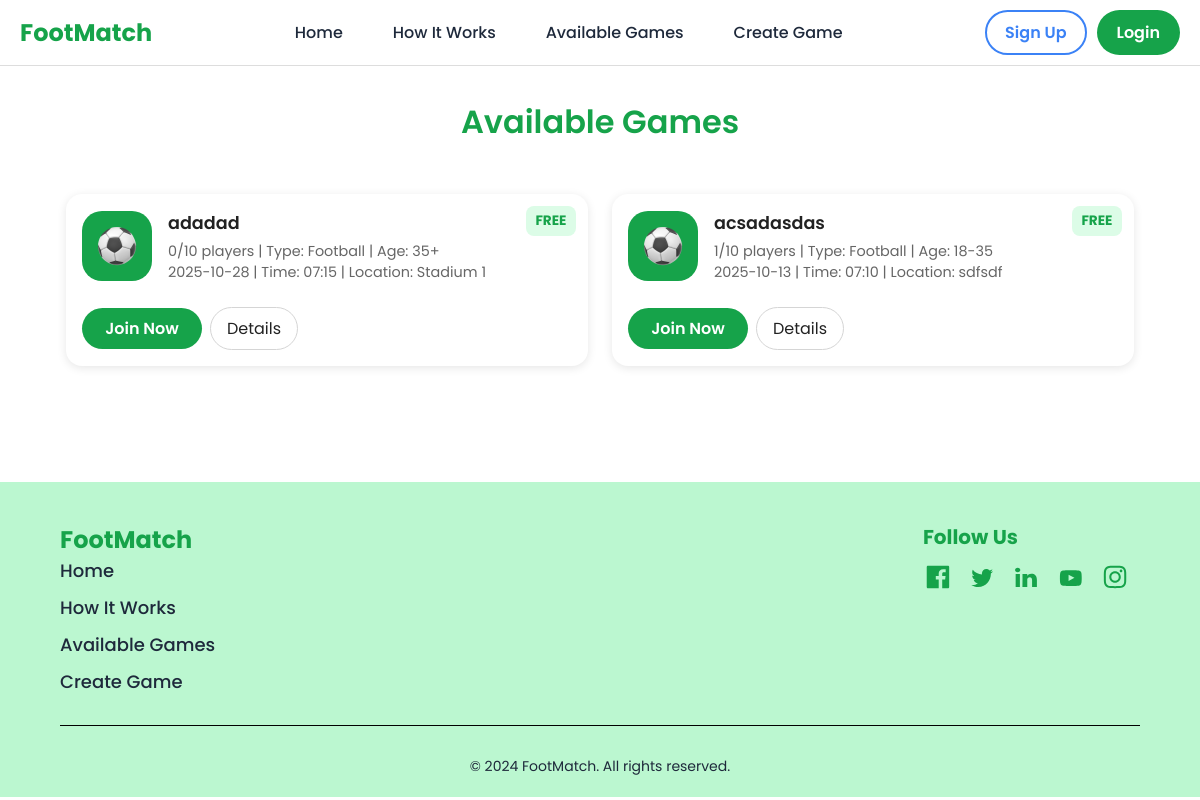
Screenshot of /available-games with the database file from the repository.
### app.py (models this page shows)
class Game(db.Model):
    id = db.Column(db.Integer, primary_key=True)
    game_name = db.Column(db.String(100), nullable=False)
    date = db.Column(db.String(20), nullable=False)
    time = db.Column(db.String(20), nullable=False)
    location = db.Column(db.String(100), nullable=False)
    sports_type = db.Column(db.String(50), nullable=False)
    player_capacity = db.Column(db.Integer, nullable=False)
    price = db.Column(db.Float, nullable=False)
    age = db.Column(db.String(15), nullable=False)
    description = db.Column(db.String(300))
    creator_id = db.Column(db.Integer, db.ForeignKey('user.id'))
    creator = db.relationship('User', backref='games')

### app.py (the view)
@app.route("/available-games")
def available_games():
    games = Game.query.all()
    error = request.args.get("error")
    success = request.args.get("success")
    return render_template("available-games.html", games=games, error=error, success=success)

### app.py (called while the page is built)
@app.context_processor
def inject_user_info():
    user_picture = session.get("picture")
    default_picture = url_for('static', filename='assets/profile-picture.png')
    return dict(
        picture=user_picture or default_picture,
        email=session.get("email"),
        name=session.get("name", "User")
    )

### templates/available-games.html (shortened to what this page needs)
<!DOCTYPE html>
<html lang="en">
<head>
    <link rel="stylesheet" href="{{ url_for('static', filename='css_folder/reset.css') }}">
    <link rel="stylesheet" href="{{ url_for('static', filename='css_folder/styles.css') }}">
    <link rel="stylesheet" href="{{ url_for('static', filename='css_folder/available-games.css') }}">
    <link rel="stylesheet" href="{{ url_for('static', filename='css_folder/error-messages.css') }}">
    <link rel="stylesheet" href="{{ url_for('static', filename='css_folder/header.css') }}">
</head>
<body>
    <section id="header">
        <header>
            <div class="header-container">
                <p id="title">FootMatch</p>
                <nav id="header-nav">
                    <a href="{{ url_for('home') }}#header">Home</a>
                    <a href="{{ url_for('home') }}#how-it-works">How It Works</a>
                    <a href="{{ url_for('available_games') }}">Available Games</a>
                    <a href="{{ url_for('create_game') }}">Create Game</a>
                </nav>
                <div id="header-right">
                    <div class="btn-spacer">
                        {% if "email" in session %}
                            <a href="{{ url_for('dashboard') }}" class="btn" id="sign-up-btn">Dashboard</a>
                            <a href="{{ url_for('logout') }}" class="btn" id="join-now-btn">Logout</a>
                            <a href="{{url_for('dashboard')}}">
                                <img src="{{ picture }}" alt="Profile Picture" class="profile-pic">
                            </a>
                        {% else %}
                            <a href="{{ url_for('sign_up') }}" class="btn" id="sign-up-btn">Sign Up</a>
                            <a href="{{ url_for('login') }}" class="btn btn-green" id="join-now-btn">Login</a>
                        {% endif %}
                    </div>
                </div>
            </div>
        </header>
    </section>
    <main>
        <section id="available-games">
            <h1 class="section-title">Available Games</h1>
            <div class="games-container">
                {% if games %}
                    {% for game in games %}
                    <div class="game-card">
                        <div class="game-card-top">
                            <div class="img-background">
                                <img src="{{ url_for('static', filename='assets/football-icon.svg') }}" alt="{{ game.sports_type }} Icon">
                            </div>
                            <div class="game-info">
                                <h2>{{ game.game_name }}</h2>
                                <p class="info">
                                    <span>{{ game.players|length }}/{{ game.player_capacity }} players</span> | Type: {{ game.sports_type }} | Age: {{ game.age }}
                                </p>
                                <p class="info">
                                    <span>{{ game.date }}</span> | Time: {{ game.time }} | Location: {{ game.location }}
                                    {% if session.get("user_id") %}
                                        {% set joined = game.players|selectattr("user_id", "equalto", session["user_id"])|list %}
                                    {% else %}
                                        {% set joined = [] %}
                                    {% endif %}
                                </p>
                            </div>
                        </div>
                        <div class="game-card-bottom">
                            <div class="buttons">
                                <form action="{{ url_for('join_game', game_id=game.id) }}" method="POST" style="display:inline;">
                                {% if joined %}
                                    <button type="submit" class="leave-btn" formaction="{{ url_for('leave_game', game_id=game.id) }}">
                                        Leave Game
                                    </button>
                                {% elif game.players|length >= game.player_capacity %}
                                    <button type="button" class="join-btn" disabled>Full</button>
                                {% else %}
                                    <button type="submit" class="join-btn">Join Now</button>
                                {% endif %}
                                </form>
                                <button
                                    class="details-btn"
                                    data-title="{{ game.game_name }}"
                                    data-info="Name: {{game.game_name}}; Date: {{game.date}}; Time: {{game.time}}; Type: {{ game.sports_type }}; Players: {{ game.players|length }}/{{ game.player_capacity }}; Price: {% if game.price == 0 %}Free{% else %}€{{ game.price }}{% endif %}; Age: {{game.age}}; Description: {{game.description}}">Details
                                </button>
                            </div>
                        </div>
                        <span class="price-tag {% if game.price == 0 %}free{% else %}paid{% endif %}">
                            {% if game.price == 0 %}FREE{% else %}€{{ game.price }}{% endif %}
                        </span>
                    </div>
                    {% endfor %}
                {% else %}
                    <p class="no-games">No games available yet. <a href="{{ url_for('create_game') }}">Create one here</a>.</p>
                {% endif %}
            </div>
        </section>
    </main>
    <footer>
        <div class="container">
            <div id="footer-content">
                <div id="footer-left">
                    <p id="footer-title">FootMatch</p>
                    <ul>
                        <li><a href="{{ url_for('home') }}#header">Home</a></li>
                        <li><a href="{{ url_for('home') }}#how-it-works">How It Works</a></li>
                        <li><a href="#header">Available Games</a></li>
                        <li><a href="{{ url_for('create_game') }}">Create Game</a></li>
                    </ul>
                </div>
                <div id="footer-right">
                    <p id="follow-us">Follow Us</p>
                    <img src="/static/assets/facebook.svg" alt="Facebook" />
                    <img src="/static/assets/twitter.svg" alt="Twitter" />
                    <img src="/static/assets/linkedin.svg" alt="LinkedIn" />
                    <img src="/static/assets/youtube.svg" alt="YouTube" />
                    <img src="/static/assets/instagram.svg" alt="Instagram" />
                </div>
            </div>
            <hr />
            <p id="rights">&copy; 2024 FootMatch. All rights reserved.</p>
        </div>
    </footer>
</body>
</html>

### static/css_folder/styles.css (style rules this page uses)
html { scroll-behavior: smooth; }
body { font-family: "Poppins", sans-serif; margin: 0; padding: 0; color: black; background-color: white; }
p { font-weight: 400; font-size: 20px; color: black; margin: 0; padding: 0; }
a { color: #1e293b; text-decoration: none; transition: color 0.3s; }
.btn { border: 2px solid transparent; border-radius: 25px; padding: 8px 18px; font-weight: 600; cursor: pointer; transition: all 0.3s; }
.section-title { color: #16a34a; font-size: 36px; margin: 50px 0; font-weight: bold; text-align: center; }
.btn-spacer { display: flex; justify-content: center; gap: 10px; }
footer { background-color: #bbf7d0; color: #16a34a; padding: 40px 0 20px; }
#footer-content { display: flex; justify-content: space-between; font-size: 16px; font-weight: 400; color: #1e293b; }
#footer-title { font-size: 24px; font-weight: bold; color: #16a34a; text-align: left; margin-bottom: 0; }
ul { list-style-type: none; padding: 0; margin: 0; margin-bottom: 30px; }
li { margin-bottom: 10px; list-style-type: none; }
li a { font-size: 18px; font-weight: 500; cursor: pointer; }
#follow-us { font-weight: bold; font-size: 20px; color: #16a34a; margin-bottom: 10px; }
#footer-right img { width: 30px; margin-right: 10px; }
hr { border: none; border-top: 1px solid black; margin: 0 0 10px 0; }
#rights { padding-top: 20px; text-align: center; color: #1e293b; font-size: 14px; }

### static/css_folder/available-games.css (style rules this page uses)
body { font-family: "Poppins", sans-serif; background-color: #ffffff; color: #222; margin: 0; padding: 0; }
.section-title { text-align: center; font-size: 2rem; margin: 2rem 0; font-weight: 600; }
.games-container { display: grid; grid-template-columns: repeat(auto-fit, minmax(320px, 1fr)); gap: 1.5rem; max-width: 1100px; margin: 0 auto; padding: 1rem; }
.game-card { display: flex; flex-direction: column; background: #fff; box-shadow: 0 2px 10px rgba(0,0,0,0.1); border-radius: 16px; padding: 1rem; position: relative; transition: transform 0.2s ease; }
.game-card-top { display: flex; align-items: center; margin-bottom: 0.5rem; }
.img-background { background-color: #16a34a; border-radius: 20px; display: flex; justify-content: center; align-items: center; height: 70px; width: 70px; aspect-ratio: 1 / 1; margin-right: 1rem; }
.img-background img { width: 40px; height: 40px; border-radius: 50%; object-fit: cover; }
.game-info { display: flex; flex-direction: column; }
.game-info h2 { font-size: 1.1rem; font-weight: 600; margin: 0 0 0.3rem 0; }
.game-info p { font-size: 0.9rem; margin: 0; color: #666; }
.game-card-bottom { display: flex; flex-direction: column; margin-top: 0.5rem; }
.buttons { display: flex; flex-wrap: wrap; gap: 0.5rem; align-items: center; }
.join-btn { flex: 1 1 100%; min-width: 120px; padding: 8px 0; text-align: center; background-color: #16a34a; color: white; border: none; border-radius: 25px; font-weight: 600; cursor: pointer; transition: background 0.3s; }
.details-btn { background-color: #fff; border: 1px solid #d5d5d5; padding: 8px 16px; border-radius: 25px; cursor: pointer; transition: background 0.2s; }
.price-tag { position: absolute; top: 12px; right: 12px; font-size: 0.85rem; font-weight: bold; padding: 0.3rem 0.6rem; border-radius: 8px; }
.price-tag.free { background-color: #dcfce7; color: #16a34a; }

### static/css_folder/header.css (style rules this page uses)
header { background-color: white; border-bottom: 1px solid #ddd; position: relative; }
.header-container { display: flex; align-items: center; justify-content: space-between; max-width: 1200px; margin: 0 auto; padding: 10px 20px; flex-wrap: wrap; }
.buttons { margin-top: 0.5rem; }
.btn { border: 2px solid transparent; border-radius: 25px; padding: 8px 18px; font-weight: 600; cursor: pointer; transition: all 0.3s; vertical-align: middle; }
.join-btn { background-color: #16a34a; color: white; }
.container { width: 90%; max-width: 1200px; margin: 0 auto; padding: 0 0px; }
#title { font-size: 24px; font-weight: bold; color: #16a34a; }
#header-nav { display: flex; gap:50px; }
#header-nav a { font-size: 16px; font-weight: 500; cursor: pointer; }
#sign-up-btn { color: #3b82f6; background-color: transparent; border: 2px solid #3b82f6; }
#join-now-btn { color: white; background-color: #16a34a; }

### rows the page displays
Game: game_name "adadad", players|length "0", player_capacity "10", sports_type "Football", age "35+", date "2025-10-28", time "07:15", location "Stadium 1", shows "Join Now", price "FREE"
Game: game_name "acsadasdas", players|length "1", player_capacity "10", sports_type "Football", age "18-35", date "2025-10-13", time "07:10", location "sdfsdf", shows "Join Now", price "FREE"
